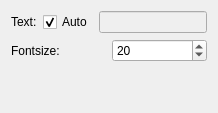
         <widget class="QWidget" name="tab_7">
          <attribute name="title">
           <string>Title</string>
          </attribute>
          <layout class="QVBoxLayout" name="verticalLayout_13">
           <item>
            <layout class="QHBoxLayout" name="horizontalLayout_12">
             <item>
              <widget class="QLabel" name="label_11">
               <property name="text">
                <string>Text:</string>
               </property>
              </widget>
             </item>
             <item>
              <widget class="QCheckBox" name="autoTitle_checkBox">
               <property name="text">
                <string>Auto</string>
               </property>
               <property name="checked">
                <bool>true</bool>
               </property>
              </widget>
             </item>
             <item>
              <widget class="QLineEdit" name="autoTitle_lineEdit">
               <property name="enabled">
                <bool>false</bool>
               </property>
              </widget>
             </item>
            </layout>
           </item>
           <item>
            <layout class="QHBoxLayout" name="horizontalLayout_21">
             <item>
              <widget class="QLabel" name="label_25">
               <property name="text">
                <string>Fontsize:</string>
               </property>
              </widget>
             </item>
             <item>
              <widget class="QSpinBox" name="titleFontSize_spinBox">
               <property name="minimum">
                <number>1</number>
               </property>
               <property name="value">
                <number>20</number>
               </property>
              </widget>
             </item>
            </layout>
           </item>
           <item>
            <spacer name="verticalSpacer_4">
             <property name="orientation">
              <enum>Qt::Vertical</enum>
             </property>
             <property name="sizeHint" stdset="0">
              <size>
               <width>20</width>
               <height>40</height>
              </size>
             </property>
            </spacer>
           </item>
          </layout>
         </widget>
